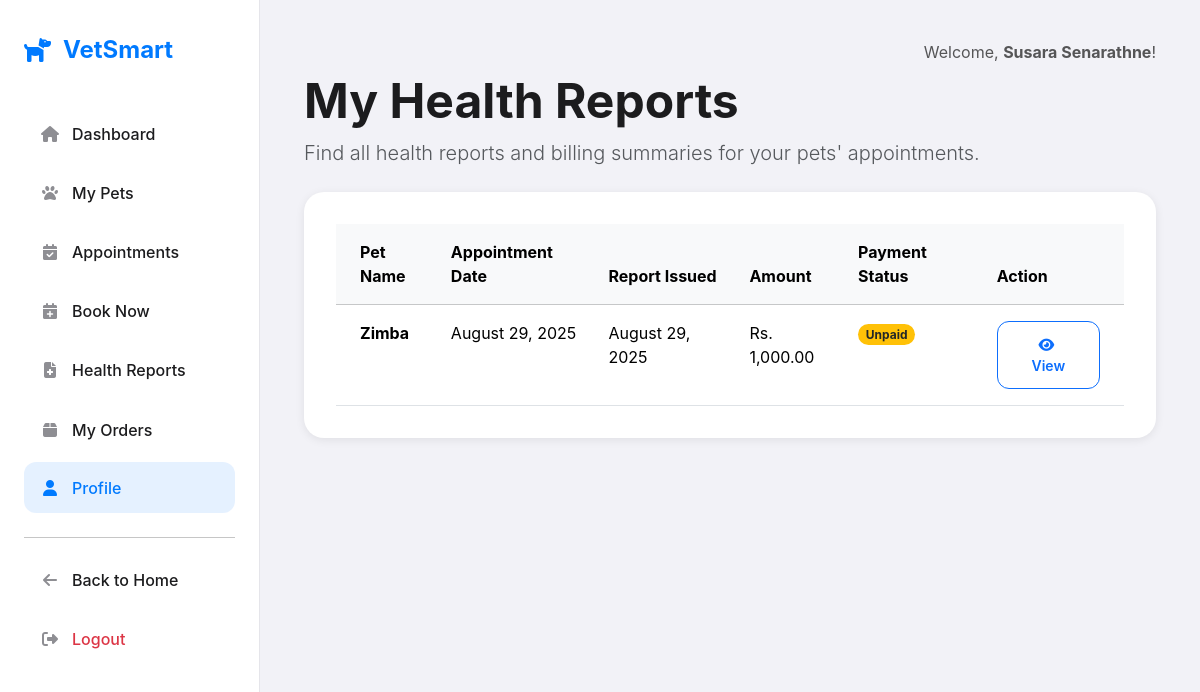
The page /VetSmart/client/reports.php (signed in) on the database its author committed.
### tables this page shows
CREATE TABLE `reports` (
  `report_id` int(11) NOT NULL,
  `appointment_id` int(11) NOT NULL,
  `diagnosis` text NOT NULL,
  `treatment_notes` text DEFAULT NULL,
  `billing_amount` decimal(10,2) NOT NULL DEFAULT 0.00,
  `payment_status` enum('Paid','Unpaid') NOT NULL DEFAULT 'Unpaid',
  `generated_at` timestamp NOT NULL DEFAULT current_timestamp()
);

CREATE TABLE `pets` (
  `pet_id` int(11) NOT NULL,
  `owner_id` int(11) NOT NULL,
  `pet_name` varchar(255) NOT NULL,
  `species` varchar(100) DEFAULT NULL,
  `breed` varchar(100) DEFAULT NULL,
  `date_of_birth` date DEFAULT NULL,
  `gender` enum('Male','Female','Unknown') NOT NULL DEFAULT 'Unknown',
  `medical_history` text DEFAULT NULL,
  `pet_image_url` varchar(255) DEFAULT NULL
);

CREATE TABLE `appointments` (
  `appointment_id` int(11) NOT NULL,
  `client_id` int(11) NOT NULL,
  `pet_id` int(11) NOT NULL,
  `vet_id` int(11) DEFAULT NULL,
  `appointment_date` datetime NOT NULL,
  `reason` text NOT NULL,
  `status` enum('Pending','Confirmed','In Progress','Completed','Cancelled') NOT NULL DEFAULT 'Pending',
  `created_at` timestamp NOT NULL DEFAULT current_timestamp()
);

### VetSmart/client/reports.php (the view, shortened to what this page needs)
<?php
include 'includes/header.php';
$user_id = $_SESSION['user_id'];
$reports = [];
$sql = "SELECT
            r.report_id,
            r.generated_at,
            r.billing_amount,
            r.payment_status,
            p.pet_name,
            a.appointment_date
        FROM reports r
        JOIN appointments a ON r.appointment_id = a.appointment_id
        JOIN pets p ON a.pet_id = p.pet_id
        WHERE p.owner_id = ?
        ORDER BY r.generated_at DESC";
$stmt = mysqli_prepare($conn, $sql);
mysqli_stmt_bind_param($stmt, "i", $user_id);
mysqli_stmt_execute($stmt);
$result = mysqli_stmt_get_result($stmt);
if ($result) {
    while ($row = mysqli_fetch_assoc($result)) {
        $reports[] = $row;
    }
}
function get_payment_status_badge($status) {
    return $status == 'Paid' ? 'badge rounded-pill bg-success' : 'badge rounded-pill bg-warning text-dark';
}
?>
<h1 class="display-5 fw-bold mb-2">My Health Reports</h1>
<p class="lead text-muted mb-4">Find all health reports and billing summaries for your pets' appointments.</p>
<div class="card">
    <div class="card-body p-0">
        <?php if (empty($reports)): ?>
            <div class="text-center p-5">
                <i class="fas fa-file-invoice fa-3x text-muted mb-3"></i>
                <h4 class="fw-bold">No Reports Found</h4>
                <p class="text-muted">Health reports for your pets will appear here after their appointments.</p>
                <a href="book_appointment.php" class="btn btn-primary mt-3">
                    <i class="fas fa-calendar-plus me-2"></i>Book an Appointment
                </a>
            </div>
        <?php else: ?>
            <div class="table-responsive">
                <table class="table table-hover mb-0">
                    <thead class="table-light">
                        <tr>
                            <th scope="col" class="py-3 ps-4">Pet Name</th>
                            <th scope="col" class="py-3">Appointment Date</th>
                            <th scope="col" class="py-3">Report Issued</th>
                            <th scope="col" class="py-3">Amount</th>
                            <th scope="col" class="py-3">Payment Status</th>
                            <th scope="col" class="py-3 pe-4">Action</th>
                        </tr>
                    </thead>
                    <tbody>
                        <?php foreach ($reports as $report): ?>
                            <tr>
                                <td class="py-3 ps-4 fw-bold"><?php echo htmlspecialchars($report['pet_name']); ?></td>
                                <td class="py-3"><?php echo date('F j, Y', strtotime($report['appointment_date'])); ?></td>
                                <td class="py-3"><?php echo date('F j, Y', strtotime($report['generated_at'])); ?></td>
                                <td class="py-3">Rs. <?php echo number_format($report['billing_amount'], 2); ?></td>
                                <td class="py-3">
                                    <span class="<?php echo get_payment_status_badge($report['payment_status']); ?>">
                                        <?php echo htmlspecialchars($report['payment_status']); ?>
                                    </span>
                                </td>
                                <td class="py-3 pe-4">
                                    <a href="view_report.php?report_id=<?php echo $report['report_id']; ?>" class="btn btn-sm btn-outline-primary">
                                        <i class="fas fa-eye me-1"></i>View
                                    </a>
                                </td>
                            </tr>
                        <?php endforeach; ?>
                    </tbody>
                </table>
            </div>
        <?php endif; ?>
    </div>
</div>
<?php
include 'includes/footer.php';
?>

### VetSmart/client/includes/header.php (style rules this page uses)
:root { --ios-blue: #007AFF; --ios-green: #34C759; --ios-red: #FF3B30; --ios-gray: #8E8E93; --ios-light-gray: #F2F2F7; --ios-dark-gray: #1C1C1E; --ios-white: #FFFFFF; --shadow-light: 0 2px 10px rgba(0,0,0,0.08); --border-radius: 12px; --border-radius-lg: 20px; }
body { font-family: -apple-system, BlinkMacSystemFont, 'SF Pro Display', 'Segoe UI', Roboto, sans-serif; background-color: var(--ios-light-gray); color: var(--ios-dark-gray); }
.card { border: none; border-radius: var(--border-radius-lg); background: var(--ios-white); box-shadow: var(--shadow-light); padding: 2rem; }
.btn { border-radius: var(--border-radius); font-weight: 600; padding: 12px 24px; }

### rows shown on the page
reports: pets.pet_name "Zimba", appointment.appointment_date "August 29, 2025", generated_at "August 29, 2025", billing_amount "1,000.00", payment_status "Unpaid"

### other values the page prints
$_SESSION['full_name'] "Susara Senarathne"
